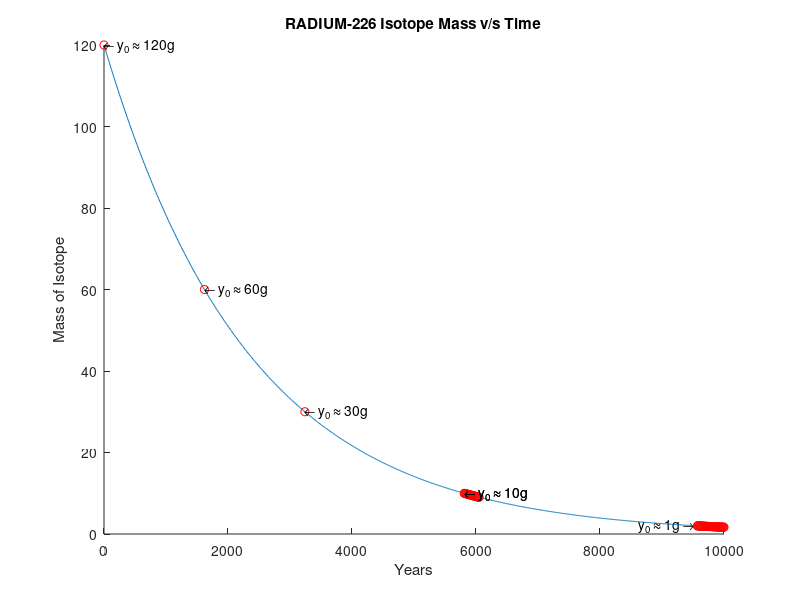

Recreate this plot in MATLAB.
clear all; clc

figure(1)
hold on

y = [];
T = [];
plotted = false;

markerY = [];
markerT = [];

y0=120;
k=-4.278686299752749e-04;

for t=0:10:10000
    T=[T, t];
    y=[y, y0*exp(k*t)];
    
    temp = y0*exp(k*t);
    
    if (temp == y0/1) || (temp == y0/2) || (temp == y0/4)
        markerY = [markerY, temp];
        markerT = [markerT, t];
    end
    
    if (ceil(temp) == y0/12)
        markerY = [markerY, temp];
        markerT = [markerT, t];        
    end
    
     if (floor(temp) == 1)
         
        if(plotted == false)
            hold on
            str1 = 'y_{0} \approx 1g \rightarrow ';
            text(t,temp,str1,'HorizontalAlignment','right');
            plotted = true;
        end
         
        markerY = [markerY, temp];
        markerT = [markerT, t];
    end
    
end

plot(T,y);
title('RADIUM-226 Isotope Mass v/s Time');
xlabel('Years');
ylabel('Mass of Isotope');

hold on
plot(markerT,markerY,'ro');

hold on
str1 = '\leftarrow y_{0} \approx 120g';
text(markerT(1,1),markerY(1,1),str1);

hold on
str1 = '\leftarrow y_{0} \approx 60g';
text(markerT(1,2),markerY(1,2),str1);


hold on
str1 = '\leftarrow y_{0} \approx 30g';
text(markerT(1,3),markerY(1,3),str1);


hold on
str1 = '\leftarrow y_{0} \approx 10g';
text(markerT(1,4),markerY(1,4),str1);


hold on
str1 = '\leftarrow y_{0} \approx 10g';
text(markerT(1,4),markerY(1,4),str1);
